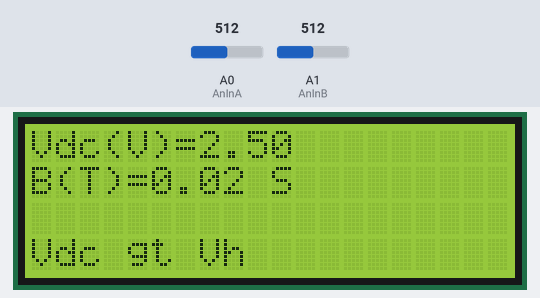
A sketch run on a simulated Arduino Uno, built with avr-gcc and run on an emulated ATmega328P. Shown: 20×4 character LCD. The test bench sets the inputs (shaded band); at power-on: A0 (AnInA) = 512, A1 (AnInB) = 512. What the sketch prints to the serial monitor is not drawn.

Above: at 1.2 s.
1.3 s: A0 (AnInA) set to 6
At 2.0 s:
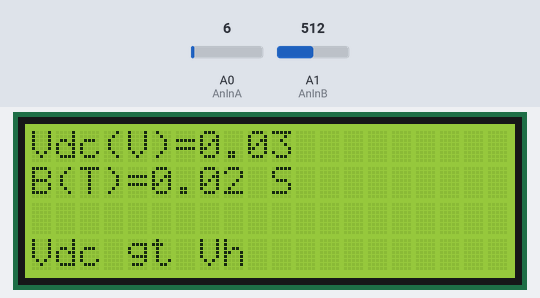
3.0 s: A0 (AnInA) set to 3
At 3.4 s:
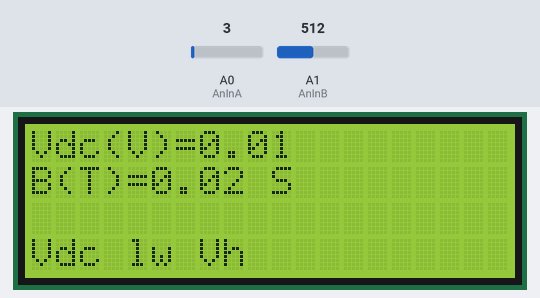
4.6 s: A1 (AnInB) set to 716
At 5.9 s:
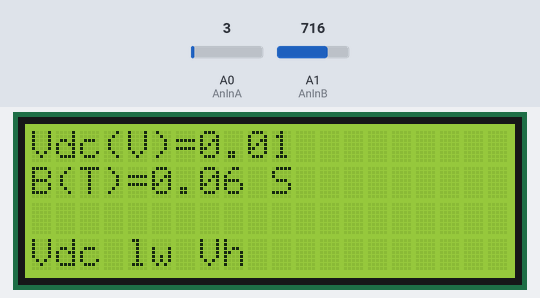
6.2 s: A1 (AnInB) set to 900
At 7.6 s:
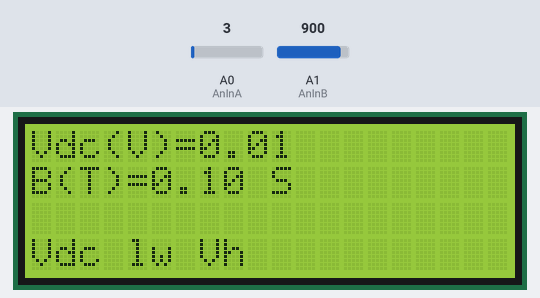
7.9 s: A0 (AnInA) set to 122
At 9.2 s:
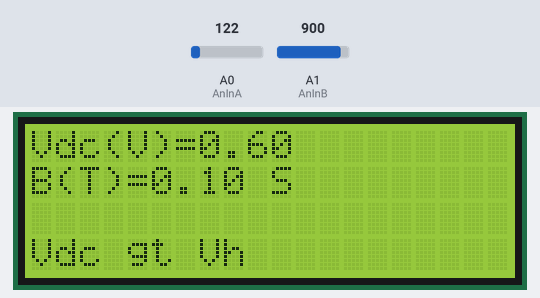
9.5 s: A1 (AnInB) set to 1023
Timing chart, 0 to 12.2 s (numbered marks = the images above; inputs shaded):
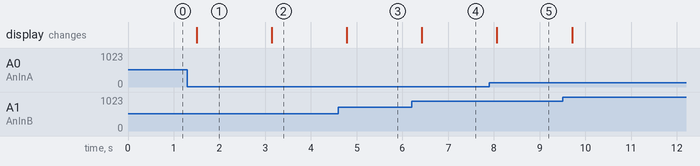

Measured:
- the behaviour switches between 5 and 4 on A0 (AnInA) (found by bisection; images 1 and 2)
- after the input at 1.3 s, the display: changes after 0.20 s (image 1)
- after the input at 3.0 s, the display: changes after 0.14 s (image 2)
- after the input at 4.6 s, the display: changes after 0.19 s (image 3)
- after the input at 6.2 s, the display: changes after 0.23 s (image 4)
- after the input at 7.9 s, the display: changes after 0.17 s (image 5)

The sketch:

_0-5VandTesla.ino
```cpp
#include <Wire.h>
#include <LiquidCrystal_I2C.h>

LiquidCrystal_I2C lcd(0x27, 2, 1, 0, 4, 5 ,6 , 7, 3, POSITIVE);

float AnalogB = 0;
int DigitalB = 0;
float AnalogV = 0;
int QuiesVol = 2.5;

int AnInA = 0;//Sets which port to read analog input from
int AnInB = 1;
String Pole = "N";

void setup() {

  Serial.begin(9600);
  lcd.begin(20,4);

}

void loop() {

  lcd.setCursor(0,1);
  lcd.print("B(T)=");
  lcd.setCursor(0,0);
  lcd.print("Vdc(V)=");


  AnalogV = analogRead(AnInA);
  AnalogV = AnalogV * 5 / 1023;
  Serial.print("Vdc(V)= ");
  Serial.println(AnalogV);
  lcd.print(AnalogV);


  AnalogB = analogRead(AnInB);
  AnalogB = AnalogB * 5 / 1023;
  DigitalB = AnalogB;
  AnalogB = (AnalogB - QuiesVol) / 25;

  //if tesla meter output is lower than QuiesVol than it is a south pole
  //else it sets it to a north pole
  if (AnalogB < 2.5)
  {
    Pole = "S";
  } else
  {
    Pole = "N";
  }

  Serial.print("B(T)= ");
  Serial.println(AnalogB + Pole);
  lcd.setCursor(5,1);
  lcd.print(String(AnalogB) + " " + Pole + " ");

  lcd.setCursor(0,3);
  if (AnalogV > AnalogB)
  {
    lcd.print("Vdc gt Vh");
  } else
  {
    lcd.print("Vdc lw Vh");
  }


  Serial.println(" ");
  delay (200);
}
```
